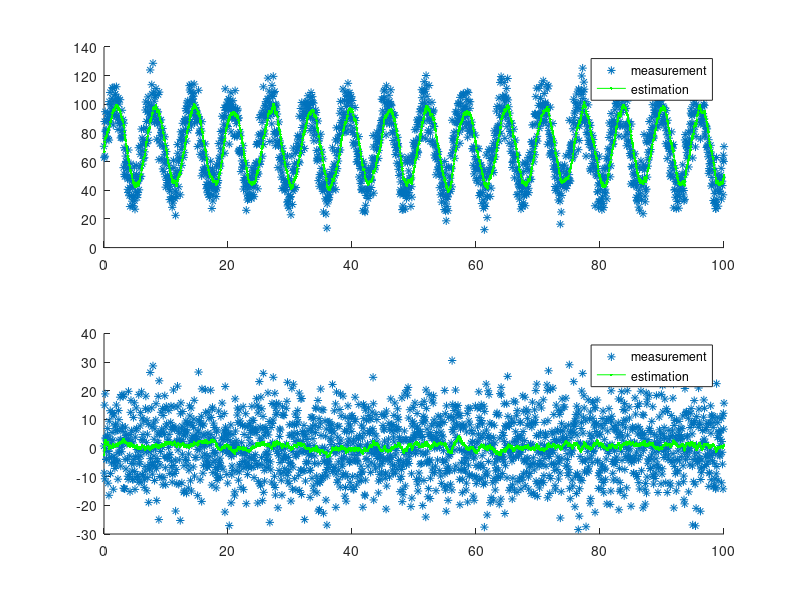

This figure's MATLAB source:
% in this example, the velocity of the system is measured
clear all
%% define our meta-variables (i.e. how long and often we will sample)
duration = 100;  %how long the Quail flies
dt = .05;  %The Ninja continuously looks for the birdy,

%% Define update equations (Coefficent matrices): A physics based model for where we expect the Quail to be [state transition (state + velocity)] + [input control (acceleration)]
A = [1 0 dt 0; 0 1 0 dt;0 0 1 0; 0 0 0 1] ; % state transition matrix:  expected flight of the Quail (state prediction)
B = [dt^2/2 0; dt 0;0 dt^2/2;0 dt]; %input control matrix:  expected effect of the input accceleration on the state.
C = [0 0 1 0;
    0 0 0 1]; % measurement matrix: the expected measurement given the predicted state (likelihood)
%% define main variables
u = [0;0]; % define acceleration magnitude


QuailAccel_noise_mag = 0.05; %process noise: the variability in how fast the Quail is speeding up (stdv of acceleration: meters/sec^2)
NinjaVision_noise_mag = 10;  %measurement noise: How mask-blinded is the Ninja (stdv of location, in meters)
R = [NinjaVision_noise_mag^2,0;
    0,NinjaVision_noise_mag^3];% Ez convert the measurement noise (stdv) into covariance matrix
Q = QuailAccel_noise_mag^2 * dt^4/4 * rand(4,4);
%P = Q; % estimate of initial Quail position variance (covariance matrix)

%% initize result variables
% Initialize for speed
y_vec = []; % Quail path that the Ninja sees


%% simulate what the Ninja sees over time

for t = 0 : dt: duration
    % Generate the Quail flight
    QuailAccel_noise = QuailAccel_noise_mag * [(dt^2/2)*randn;(dt^2/2)*randn; dt*randn;dt*randn];
    Q= A * Q+ B * u + QuailAccel_noise;
    % Generate what the Ninja sees
    NinjaVision_noise = NinjaVision_noise_mag * randn;
    %y = C * Q+ NinjaVision_noise;
    y=[70+30*sin(t)+NinjaVision_noise;NinjaVision_noise];
    y_vec = [y_vec, y];
end
%% Do kalman filtering
x_hat = [0;0;y_vec(1,1);y_vec(2,1)];  %x_estimate of initial location estimation of where the Quail is (what we are updating)
%initize estimation variables
x_hat_vec = []; %  estimated state
Q= [1 0 0 0;0 2 0 0; 0 0 3 0; 0 0 0 4]*0.3; % re-initized state
P=eye(4)*1000;
P_vec= [];
P_norm_vec=[];
for t = 1:length(y_vec)
    %%%%%%%%%%%%%%%%%%%%%%%%%%%%%
    % prediction
    x_hat = A*x_hat;
    P = A*P*A'+Q;
    %%%%%%%%%%%%%%%%%%%%%%%%%%%%%
    
    %%%%%%%%%%%%%%%%%%%%%%%%%%%%%
    % update
    z = y_vec(:,t)-C*x_hat;
    S = C*P*C'+R;
    K = P*C'*inv(S);
    x_hat = x_hat +K*z;
    P = (eye(4)-K*C)*P;
    x_hat_vec = [x_hat_vec, x_hat];
    %%%%%%%%%%%%%%%%%%%%%%%%%%%%%
    P_norm_vec= [P_norm_vec,norm(P)];
    P_vec = [P_vec,P];
    
end

% Plot the results
%figure(2);
t_vec = 0 : dt : duration;
%plot(tt,Q_loc,'-r.',tt,Q_loc_meas,'-k.', tt,Q_loc_estimate,'-g.');
%plot(tt,Q_loc,'-r.')
subplot(2,1,1)
hold on 
plot(t_vec,y_vec(1,:),'*')
plot(t_vec,x_hat_vec(3,:),'-g.')
%axis([0 10 -30 80])
hold off 
legend('measurement','estimation')
subplot(2,1,2)
hold on 
plot(t_vec,y_vec(2,:),'*')
plot(t_vec,x_hat_vec(4,:),'-g.')
%axis([0 10 -30 80])
hold off 
legend('measurement','estimation')